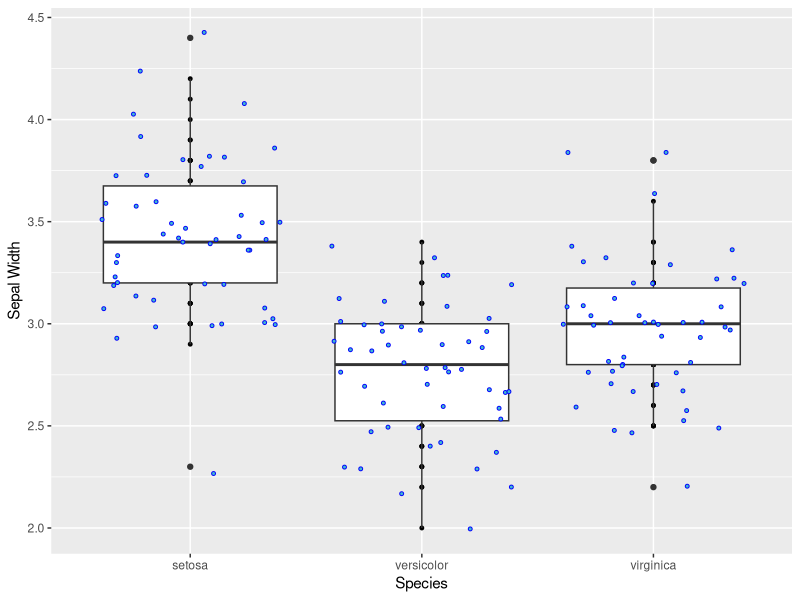
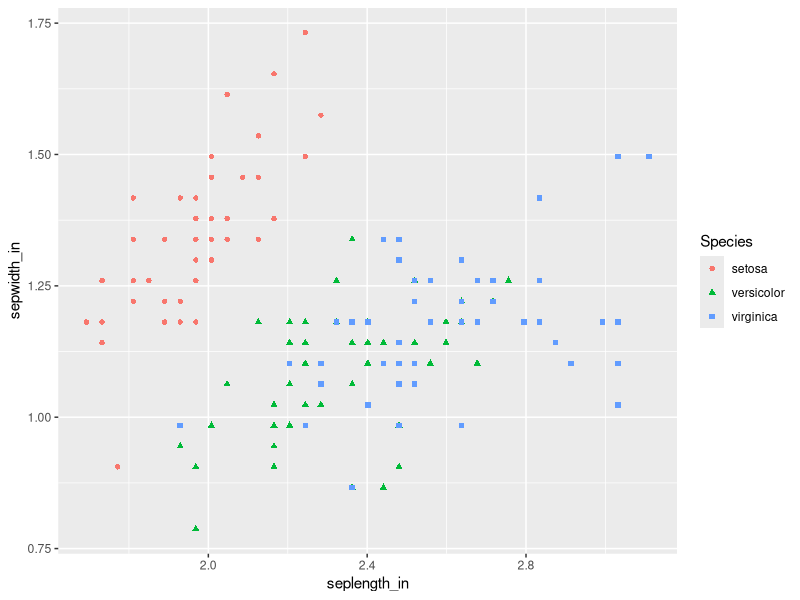
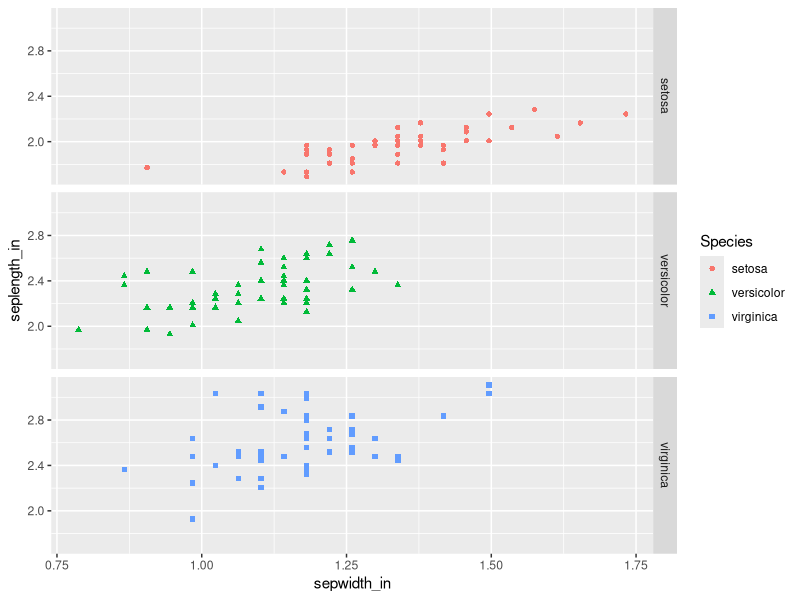
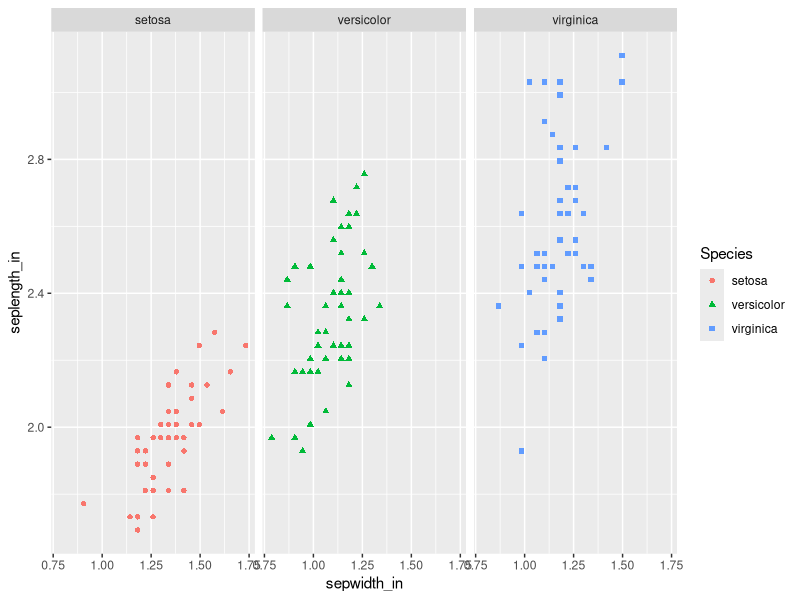

Source code (R) for these figures, in order: (Note: this script raises an error after producing the figures.)
## ---- chunk 1
knitr::opts_chunk$set(error = TRUE)
## ---- chunk 2
# load your packages here:
library(tidyverse)
library(psych)
## ---- chunk 3
ex1 <- mtcars %>% 
  rownames_to_column("Model") %>% 
  as_tibble() %>% 
  select(Model, cyl, mpg, hp) %>% 
  filter(cyl == 6)

ex1 <- mtcars %>% 
  as_tibble(rownames = "Model") %>% 
  select(Model, cyl, mpg, hp) %>% 
  filter(cyl == 6) %>% 
  print()
  
ex1
## ---- chunk 4
knitr::kable(head(ex1))
## ---- chunk 5
ex2 <- iris %>% 
  rename(sepal_length = Sepal.Length, 
         sepal_width = Sepal.Width, 
         petal_length = Petal.Length, 
         petal_width = Petal.Width, 
         species = Species) %>% 
  select(species, everything())

ex2
## ---- chunk 6
ex2 %>% 
  ggplot(aes(species, sepal_width)) +
  geom_point(size = 1) +
  geom_boxplot() +
  geom_jitter(shape = 21, size = 1, color = "blue", fill = "#40b8d0") +
  xlab("Species") + ylab("Sepal Width")
## ---- chunk 7
ex3 <- iris %>% 
  mutate(seplength_in = Sepal.Length / 2.54, 
         sepwidth_in = Sepal.Width / 2.54,
         petlength_in = Petal.Length / 2.54,
         petwidth_in = Petal.Width / 2.54) %>% 
  select(Species, seplength_in, sepwidth_in, petlength_in, petwidth_in) %>% 
  print()

ex3
## ---- chunk 8
ex3 %>% 
  ggplot(aes(seplength_in, sepwidth_in)) +
  geom_point(aes(color = Species, shape = Species))
## ---- chunk 9
ex3 %>% 
  ggplot(aes(sepwidth_in, seplength_in)) +
  geom_point(aes(color = Species, shape = Species)) +
  facet_grid(rows = vars(Species))

# alternative method
ex3 %>% 
  ggplot(aes(sepwidth_in, seplength_in)) +
  geom_point(aes(color = Species, shape = Species)) +
  facet_grid(rows = ~Species)
## ---- chunk 10
gapminder %>% 
  group_by(FILL_THIS_IN) %>% 
  FILL_THIS_IN(min_life = min(lifeExp))

gapminder %>% 
  group_by(FILL_THIS_IN) %>% 
  mutate(min_life = min(lifeExp)) %>% 
  arrange(min_life)
## ---- chunk 11
psych::bfi %>%
  as_tibble(rownames = "ID") %>% 
  select(ID, A1:A5) %>% 
  rowwise() %>% 
  mutate(A_mean = mean(c(A1, A2, A3, A4, A5), na.rm = TRUE)) %>% 
  ungroup()
## ---- chunk 12
psych::bfi %>%
  as_tibble() %>% 
  select(C1:C5) %>% 
  rowwise() %>% 
  mutate(C_mean = mean(c(C1, C2, C3, C4, C5), na.rm = TRUE),
         C_sd = sd(c(C1, C2, C3, C4, C5), na.rm = TRUE),
         C_min = min(c(C1, C2, C3, C4, C5), na.rm = TRUE)) %>% 
  ungroup()
## ---- chunk 13
bfi %>% 
  select(A1:A5, C1:C5, E1:E5, N1:N5, O1:O5) %>% 
  cor(use = "complete.obs") %>% 
  corrplot()
## ---- chunk 14
bfi %>% 
  as_tibble() %>% 
  select(A1:A5) %>% 
  mutate(A_min = pmin(A1, A2, A3, A4, A5))
## ---- chunk 15
psych::bfi %>% 
  as_tibble() %>% 
  select(A1:A5) %>% 
  mutate(A_mn = rowMeans(select(., A1:A5)),
         A_mn2 = rowMeans(select(., starts_with("A", ignore.case = FALSE))))
## ---- chunk 16
educ <-
  bfi %>% 
  rowwise() %>% 
  mutate(education = as.factor(education),
         A_mean = mean(c(A1, A2, A3, A4, A5), na.rm = TRUE),
         C_mean = mean(c(C1, C2, C3, C4, C5), na.rm = TRUE),
         E_mean = mean(c(E1, E2, E3, E4, E5), na.rm = TRUE),
         N_mean = mean(c(N1, N2, N3, N4, N5), na.rm = TRUE),
         O_mean = mean(c(O1, O2, O3, O4, O5), na.rm = TRUE)) %>% 
  select(education, A_mean, C_mean, E_mean, N_mean, O_mean) %>% 
  print()
## ---- chunk 17
educ %>% 
  group_by(education) %>% 
  summarize(n_education = n(),
      A_mean = n(),
    C_mean = n(),
    E_mean = n(),
    N_mean = n(),
    O_mean = n(),
      A_sd = n(),
    C_sd = n(),
    E_sd = n(),
    N_sd = n(),
    O_sd = n(),
      A_min = n(),
    C_min = n(),
    E_min = n(),
    N_min = n(),
    O_min = n(),
      A_max = n(),
    C_max = n(),
    E_max = n(),
    N_max = n(),
    O_max = n()) %>% 
  ungroup() %>% 
  print()


## ---- chunk 18

## ---- chunk 19

